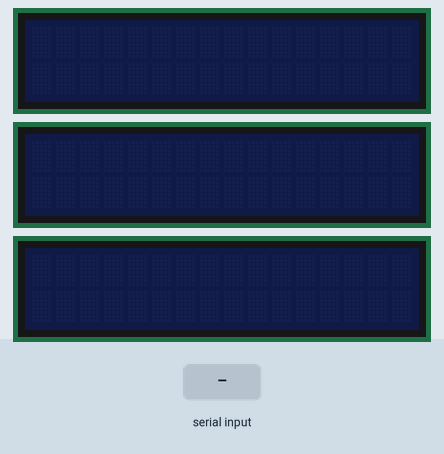
Simulated run of this sketch. Board: ESP8266 (NodeMCU). Shown: 3 × 16×2 character LCD. Inputs (shaded band) come from the test bench. WiFi joins after 1.5 s; servers stay silent unless stated; uploads are accepted with an empty reply; what the sketch prints to the serial monitor is not drawn.

Above: at 2.7 s.
2.8 s: "Parking Lot found" received over Serial
At 15.7 s:
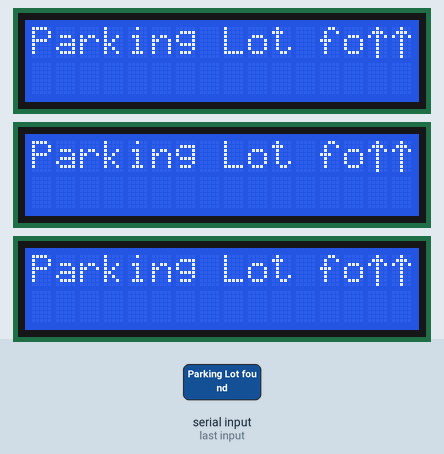
18.5 s: "1" received over Serial
At 33.1 s:
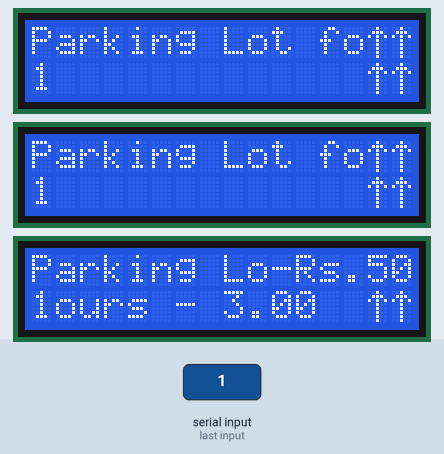
49.9 s: "0" received over Serial
At 62.9 s:
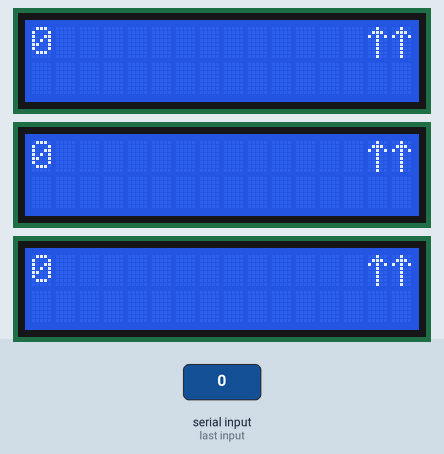
Timing chart, 0 to 64.4 s (numbered marks = the images above; inputs shaded):
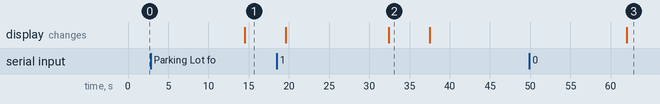

The sketch:

parking.ino
```cpp
#include <LiquidCrystal_I2C.h>
#include <ArduinoJson.h>
#include <Wire.h>
#include <ESP8266WiFi.h>
#include <ESP8266HTTPClient.h>
#include <WiFiClient.h>

const char* serverName = "http://13.232.174.224";

const char* ssid = "SHRIHARIHOME";
const char* password = "9952666934";

unsigned long lastTime = 0;
unsigned long timerDelay = 5000;

LiquidCrystal_I2C lcd[3] = {
  LiquidCrystal_I2C(0x27,16,2),
  LiquidCrystal_I2C(0x25,16,2),
  LiquidCrystal_I2C(0x26,16,2)
};

String vehicle_number[2];
String slot[2];
int directions_input[2][3];
float hours = 3;
int cost = 50;
int flag = 0;
String rx_str = "";


byte STRAIGHT[] = {
  B00100,
  B01110,
  B10101,
  B00100,
  B00100,
  B00100,
  B00100,
  B00100
};

byte RIGHT_1[] = {
  B00000,
  B00000,
  B00000,
  B11111,
  B11111,
  B00000,
  B00000,
  B00000
};

byte RIGHT_2[] = {
  B11000,
  B01100,
  B00110,
  B11111,
  B11111,
  B00110,
  B01100,
  B11000
};

byte LEFT_1[] = {
  B00011,
  B00110,
  B01100,
  B11111,
  B11111,
  B01100,
  B00110,
  B00011
};

byte LEFT_2[] = {
  B00000,
  B00000,
  B00000,
  B11111,
  B11111,
  B00000,
  B00000,
  B00000
};

void straight(int lc, int j, int count)
{
  if(j == 0)
    lcd[lc].init();

  lcd[lc].backlight();
  lcd[lc].setCursor(0, j);
  lcd[lc].print(vehicle_number[count]);

  lcd[lc].setCursor(11,j);
  lcd[lc].print(slot[count]);

  lcd[lc].createChar(0, STRAIGHT);
  lcd[lc].setCursor(14, j);
  lcd[lc].write(0);

  lcd[lc].createChar(1 , STRAIGHT);
  lcd[lc].setCursor(15, j);
  lcd[lc].write(1);

}

void right(int lc, int j, int count)
{
  if(j == 0)
    lcd[lc].init();

  lcd[lc].backlight();

  lcd[lc].setCursor(0, j);
  lcd[lc].print(vehicle_number[count]);
  lcd[lc].setCursor(11,j);
  lcd[lc].print(slot[count]);

  lcd[lc].createChar(2, RIGHT_1);
  lcd[lc].setCursor(14, j);
  lcd[lc].write(2);

  lcd[lc].createChar(3, RIGHT_2);
  lcd[lc].setCursor(15, j);
  lcd[lc].write(3);

}

void left(int lc, int j, int count)
{
  if(j == 0)
    lcd[lc].init();

  lcd[lc].backlight();
  lcd[lc].setCursor(0, j);
  lcd[lc].print(vehicle_number[count]);

  lcd[lc].setCursor(11,j);
  lcd[lc].print(slot[count]);

  lcd[lc].createChar(4, LEFT_1);
  lcd[lc].setCursor(14, j);
  lcd[lc].write(4);

  lcd[lc].createChar(5, LEFT_2);
  lcd[lc].setCursor(15, j);
  lcd[lc].write(5);

}

void exit_park(int j)
{
  lcd[2].init();
  lcd[2].backlight();
//  lcd[2].print(vehicle_number[j]);
  lcd[2].print(rx_str);
  lcd[2].setCursor(10, 0);
  lcd[2].print("-");
  lcd[2].setCursor(11, 0);
  lcd[2].print("Rs.");
  lcd[2].setCursor(14, 0);
  lcd[2].print(cost);
  lcd[2].setCursor(0, 1);
  lcd[2].print("Hours - ");
  lcd[2].setCursor(8, 1);
  lcd[2].print(hours);
}

void directions(int count, int j)        //prints the directions for a car
{
//  count = count - 1;
  for(int  i = 0; i<3 ;++i)
  {
    if (directions_input[count][i] != 3)
    {
      if (directions_input[count][i] == 0)
          straight(i,j, count);
      if (directions_input[count][i] == 1)
          right(i, j, count);
      if (directions_input[count][i] == 2)
          left(i, j, count);
    }
  }
}

/*
  0 - straight
  1 - right
  2 - left
  3 - None
*/
void wifi_connection()
{
  WiFi.begin(ssid,password);
  Serial.print("WiFi connecting ");
  while (WiFi.status() !=WL_CONNECTED)
  {
    delay(500);
    Serial.print(".");
  }
  Serial.println("");
  Serial.println("WiFi Connected");
  Serial.println(WiFi.localIP());
}

void setup() {
  Serial.begin(9600);
  wifi_connection();
  lcd[0].home();
  lcd[1].home();
  lcd[2].home();
  lcd[0].clear();
  lcd[1].clear();
  lcd[2].clear();
}

void http_req(String num, int counter)
{
  String httprequestdata = "vehicleNum=" + num;
  Serial.println(httprequestdata);

  // Send an HTTP POST request depending on timerDelay
  if ((millis() - lastTime) > timerDelay) {
    //Check WiFi connection status
    if(WiFi.status() == WL_CONNECTED){
      WiFiClient client;

      HTTPClient http;

      StaticJsonBuffer<300> JSONbuffer;

      JsonObject& JSONencoder = JSONbuffer.createObject();

      JSONencoder["vehicleNum"] = num;
      char JSONmessageBuffer[300];
      JSONencoder.prettyPrintTo(JSONmessageBuffer, sizeof(JSONmessageBuffer));

      http.begin(client, serverName);
      http.addHeader("Content-Type", "application/json");
      Serial.println("CALLING SERVER");
      int http_res = http.POST(JSONmessageBuffer);

      Serial.println(http_res);
      if (http_res == 200){

        const size_t capacity = JSON_OBJECT_SIZE(3) + JSON_ARRAY_SIZE(1) + 60;
        DynamicJsonBuffer jsonBuffer(capacity);
        Serial.println("Server Response: ");

        Serial.print("Server Status Code: ");
        Serial.println("Received");
        String payload = http.getString();
        JsonObject& root = jsonBuffer.parseObject(payload);
        if (!root.success()) {
          Serial.println("Parsing failed!");
          return;
        }
        else
        {
          Serial.println(root["message"].as<char*>());
          Serial.println(root["lot"].as<char*>());
          Serial.println(root["directions"].as<char*>());
          slot[counter] = root["lot"].as<char*>();
          if (root["message"].as<char*>() == "Parking Lot found")
          {
            directions_input[counter][0] = root["directions"][0].as<int>();
            directions_input[counter][1] = root["directions"][1].as<int>();
            directions_input[counter][2] = root["directions"][2].as<int>();
            flag = 0;
          }
          else
            flag = 1;
        }
      }
      else {
        Serial.println("wrong request");
      }
      // Free resources
      http.end();
    }
    else {
      Serial.println("WiFi Disconnected");
    }
    lastTime = millis();
  }
}

int counter = 0;
void loop() {
  delay(500);
  Serial.println("Enter vehicle number:");
  delay(10000);
  if (Serial.available() > 0)  // is a character available?
  {
    rx_str = Serial.readString();       // get the character
  }
  Serial.println(rx_str);
  delay(1000);
//  while(counter <= 2)
//  {
    if (counter == 0 && rx_str != vehicle_number[1])
    {
      vehicle_number[counter] = rx_str;
      http_req(rx_str, counter);
      if (flag == 0)
      {
        directions(counter, 0);
        delay(5000);
      }
      counter = 1;
    }
    else if(counter == 1 && rx_str != vehicle_number[0])
    {
      vehicle_number[counter] = rx_str;
      http_req(rx_str, counter);
      if (flag == 0)
      {
        directions(counter, 1);
        delay(5000);
      }
      counter = 0;
    }
//  }
  exit_park(0);
}
```

Measured:
- after the input at 2.8 s, the display: changes after 11.7 s (image 1)
- after the input at 18.5 s, the display: first differs from a run without the input after 13.9 s (image 2)
- after the input at 49.9 s, the display: changes after 12.1 s (image 3)
- what the display in image 2 shows lasts 5.1 s, from 32.4 s to 37.5 s
